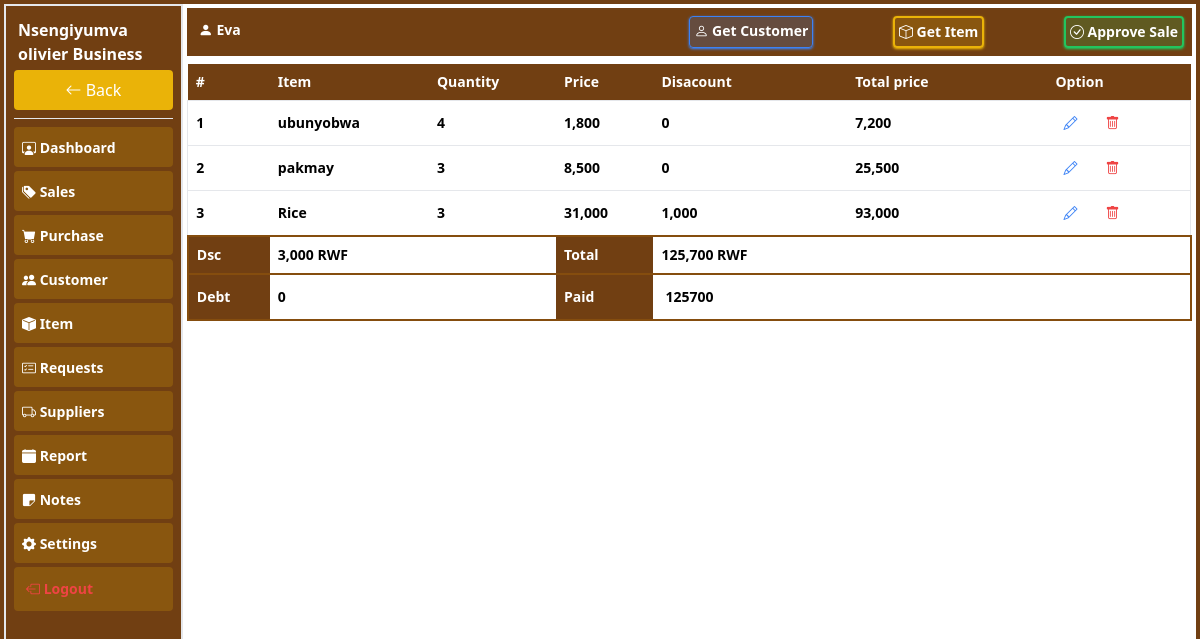
/pages/add_sale?customer=4 (signed in), run on the app's committed database.
### tables this page shows
CREATE TABLE `orders` (
  `ord_id` int(11) NOT NULL,
  `business` int(11) NOT NULL,
  `product` int(11) NOT NULL,
  `ord_quantity` float NOT NULL,
  `ordered_at` datetime NOT NULL DEFAULT current_timestamp(),
  `status` int(11) NOT NULL,
  `discount` double NOT NULL,
  `customer` int(11) NOT NULL,
  `price` double NOT NULL
);

CREATE TABLE `item` (
  `id` int(11) NOT NULL,
  `item_name` text NOT NULL,
  `in_price` double NOT NULL,
  `out_price` double NOT NULL,
  `quantity` double NOT NULL,
  `item_supliyer` int(11) NOT NULL,
  `reg_date` datetime NOT NULL DEFAULT current_timestamp(),
  `pcs` double NOT NULL DEFAULT 1,
  `business` int(11) NOT NULL,
  `expiry_date` date DEFAULT NULL,
  `profit` double NOT NULL
);

### pages/add_sale.php (the view, shortened to what this page needs)
<?php
include("connection.php");
if (isset($_GET['customer'])) {
    $customer = $_GET['customer'];
}
elseif (!isset($_GET['customer']) && !isset($_SESSION['customer'])) {
    $_SESSION['customer']="";
    $_SESSION['customername']="";
}
?>
<!DOCTYPE html>
<html lang="en">
<head>
    <script src="../plugins/css/tailwindcss.js"></script>
    <link rel="stylesheet" href="../plugins/icons/bootstrap-icons.css">
</head>
<body>
    <div class="container-fluid h-[100%]">
         <form action="" class="p-0 h-[100%]" method="post">
        <div class="flex-column md:flex w-full p-2 bg-yellow-900 justify-between">
           <h1 class="text-white font-bold text-sm p-1"><i class="bi bi-person-fill"></i> <?= $_SESSION['customer'] ? $_SESSION['customername'] :'No Customer' ?></h1>
           <div class="flex justify-between md:w-1/2">
           <a class="rounded p-1 border border-blue-500 text-sm text-white hover:bg-blue-500 font-bold shadow shadow-blue-500 bg-blue-500/20" href="get_customer"><i class="bi bi-person"></i> Get Customer</a>
        <a class="rounded p-1 border border-2 border-yellow-500 bg-yellow-500/20 text-sm text-white hover:text-yellow-500 font-bold shadow shadow-yellow-500" href="get_item"> <i class="bi bi-box"></i> Get Item</a>
        <button name="save" href="add_sale" class="font-bold text-white p-1 border border-2 bg-green-500/20 border-green-500 hover:bg-green-500 shadow shadow-green-500 rounded text-sm"><i class="bi bi-check-circle text-white"></i> Approve Sale</button>
    </div>
    </div>
        <div class="table-responsive  w-full overflow-y-auto my-2 h-[90%]">
            <table class="w-full border-collapse [&_td]:p-1 md:[&_td]:p-2 text-sm font-bold [&_th]:text-left [&_th]:p-2">
                <thead class="bg-yellow-900 text-white text-sm sticky top-0"><tr>
                    <th>#</th>
                    <th class="">Item</th>
                    <th class=""><span class="md:hidden">Qty</span><span class="hidden md:block">Quantity</span></th>
                    <th class="hidden md:block">Price</th>
                    <th class=""><span class="md:hidden">Dsc</span><span class="hidden md:block">Disacount</span></th>
                    <th> Total price</th>
                    <th>Option</th>
                </tr></thead>
                <tbody>
                    <?php
                    if ($_SESSION['customer']) {
                       $customer=$_SESSION['customer'];
                    }-
                    $no=0;
                    $business= $_SESSION['user'];
                    $status=0;
                    $total=0;
                    $total_dsc=0;
                    $select = $conn->prepare("SELECT * FROM orders,item where orders.product = item.id and orders.business= ? and item.business = ? and orders.status=? and orders.customer =? and orders.business = item.business ");
                    $select->bind_param("iiii",$business,$business,$status,$customer);
                    $select->execute();
                    $result=$select->get_result();
                    if ($result->num_rows >0) {
                    while ($a= $result->fetch_assoc()) {
                        $no++;
                        $total+=$a['price']*$a['ord_quantity'];
                        $total_dsc+=$a['discount']*$a['ord_quantity'];
                        ?>
                        <tr class="border hover:bg-gray-200">
                            <td><?php echo $no ?></td>
                            <td><?php echo htmlspecialchars($a['item_name']) ?></td>
                            <td><?php echo htmlspecialchars($a['ord_quantity']) ?></td>
                            <td id="price" class="hidden md:block"><?php echo htmlspecialchars($a['price']) ?></td>
                            <td id="price"><?php echo htmlspecialchars($a['discount']) ?></td>
                            <td id="price"><?php echo htmlspecialchars($a['price']*$a['ord_quantity'])?></td>
                            <td class="flex gap-3">
                                <a href="order_edit?order=<?php echo $a['ord_id']?>" class="text-blue-500 hover:text-blue-800 px-2 rounded p-1 text-sm"><i class="bi bi-pencil"></i></a>
                                <button class="text-red-500 font-bold px-2 rounded p-1 text-sm" name="delete" value="<?php echo $a['ord_id'] ?>"><i class="bi bi-trash"></i></button>
                            </td>
                        </tr>
                        <?php
                    }
                   ?>
                    <tr class=" p-1 [&_td]:bg-white [&_th]:bg-yellow-900 [&_th]:text-sm [&_th]:text-white border border-2 border-yellow-800 h-[30px] p-0 [&_th]:p-0 [&_td]:p-0">
                  <th>Dsc</th><td colspan="2"><span id="price"><?php  echo $total_dsc ?></span> RWF</td><th>Total</th><td colspan="2"><span id="price"><?php echo $total ?></span> RWF</td>
            </tr>
             <tr class=" p-1 [&_td]:bg-white [&_th]:bg-yellow-900 [&_th]:text-sm [&_th]:text-white border border-2 border-yellow-800 h-[30px] p-0 [&_th]:p-0 [&_td]:p-0">
                  <th>Debt</th><td colspan="2" id="price"><span id=""></span></td><th>Paid</th><td colspan="2" class=""> <input type="number" class="w-full p-1 outline-none focus:outline focus:outline-yellow-900" name="paired" id="" value="<?php echo $total ?>"></td>
            </tr>
                   <?php
                    }
                    else{
                        ?>
                        <tr class="py-4 h-[300px]"><td colspan="7" class="text-center py-2 text-2xl text-gray-500"><i class="bi bi-list-ol"></i> No Product Selected</td></tr>
                        <?php
                    }
                  ?>
                </tbody>
            </table>
        </div>
      </form>
    </div>
</body>
</html>

### data on the page
orders: item.item_name "ubunyobwa", ord_quantity "4", price "1,800", discount "0", $a['price']*$a['ord_quantity'] "7,200", $a['ord_id'] 70 (drawn)
orders: item.item_name "pakmay", ord_quantity "3", price "8,500", discount "0", $a['price']*$a['ord_quantity'] "25,500", $a['ord_id'] 71 (drawn)
orders: item.item_name "Rice", ord_quantity "3", price "31,000", discount "1,000", $a['price']*$a['ord_quantity'] "93,000", $a['ord_id'] 72 (drawn)

### other printed values
$_SESSION['business'] "Nsengiyumva olivier Business"
$_SESSION['customername'] "Eva"
$total_dsc "3,000"
$total "125,700"
